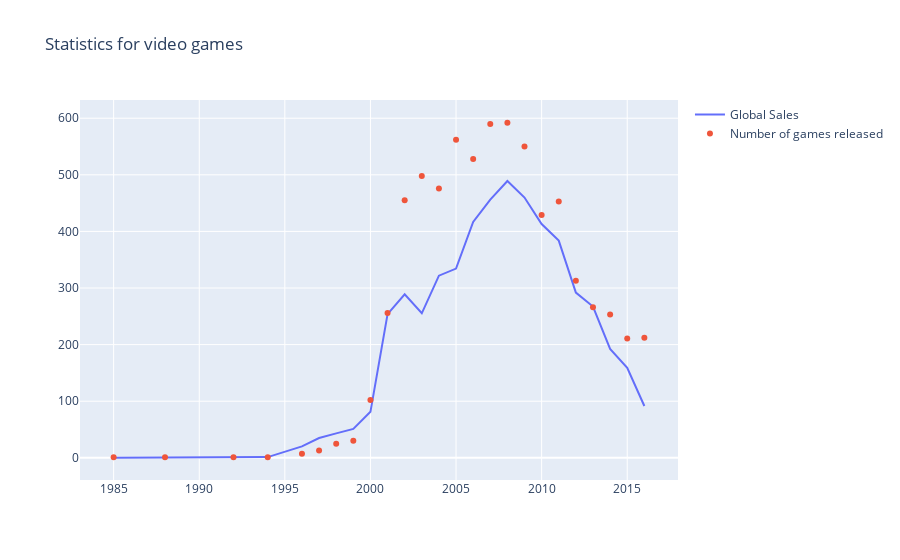

Notebook cell for this chart:
### Code cell
# Create a Figure and plot it
fig = go.Figure(data=data, layout=layout)
iplot(fig, show_link=False)

### Figure 1 — Plotly figure (JSON) as saved in the notebook; plotly's stock layout.template omitted (floating-point values rounded to 4 significant figures)
{"data": [{"name": "Global Sales", "type": "scatter", "x": [1985, 1988, 1992, 1994, 1996, 1997, 1998, 1999, 2000, 2001, 2002, 2003, 2004, 2005, 2006, 2007, 2008, 2009, 2010, 2011, 2012, 2013, 2014, 2015, 2016], "y": [0.03, 0.03, 0.03, 1.27, 20.1, 35.01, 43.18, 51.17, 81.24, 253.9, 288.8, 255.4, 321.8, 334.3, 416.7, 456.2, 489.1, 459.8, 413.0, 383.7, 291.9, 267.2, 192.4, 159.2, 91.56]}, {"mode": "markers", "name": "Number of games released", "type": "scatter", "x": [1985, 1988, 1992, 1994, 1996, 1997, 1998, 1999, 2000, 2001, 2002, 2003, 2004, 2005, 2006, 2007, 2008, 2009, 2010, 2011, 2012, 2013, 2014, 2015, 2016], "y": [1, 1, 1, 1, 7, 13, 25, 30, 102, 256, 455, 498, 476, 562, 528, 590, 592, 550, 429, 453, 313, 266, 253, 211, 212]}], "layout": {"autosize": true, "title": {"text": "Statistics for video games"}, "xaxis": {"autorange": true, "range": [1983.0, 2018.0], "type": "linear"}, "yaxis": {"autorange": true, "range": [-42.29, 635.3], "type": "linear"}}}
